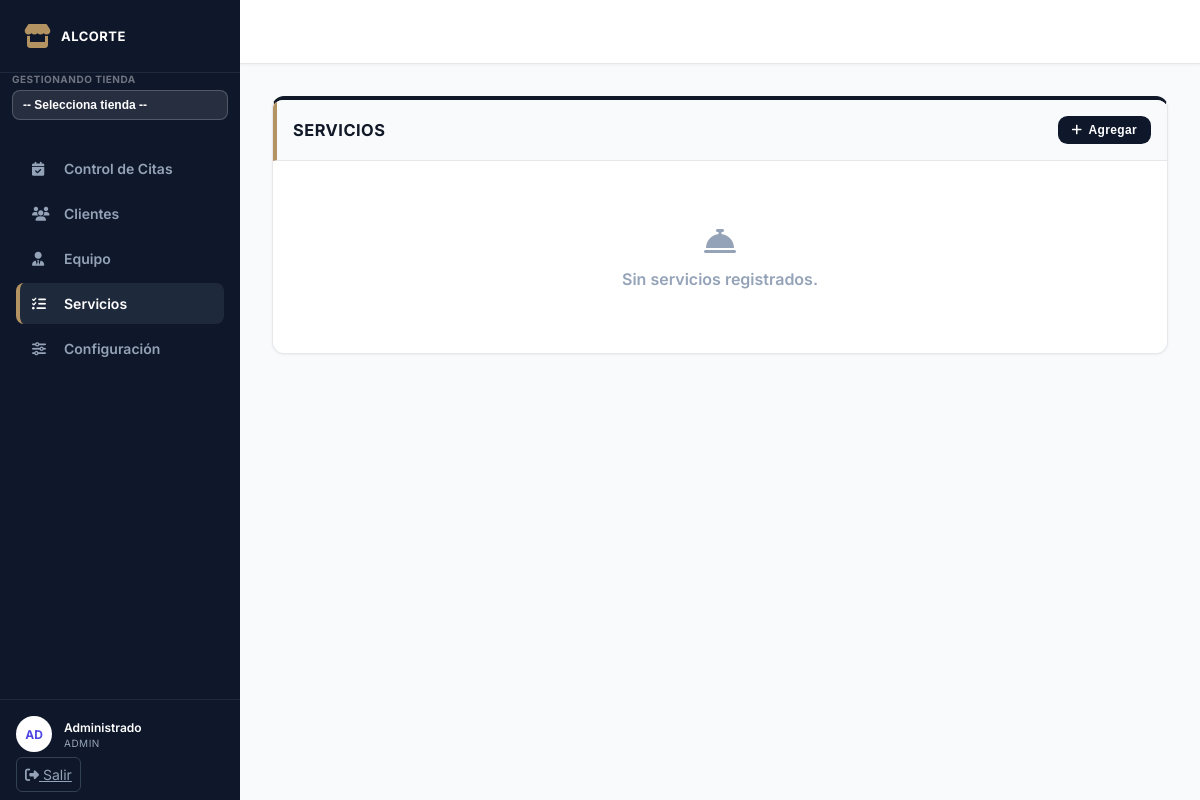
The page /frontend/admin.php?page=servicios (signed in) on the database as committed earlier.
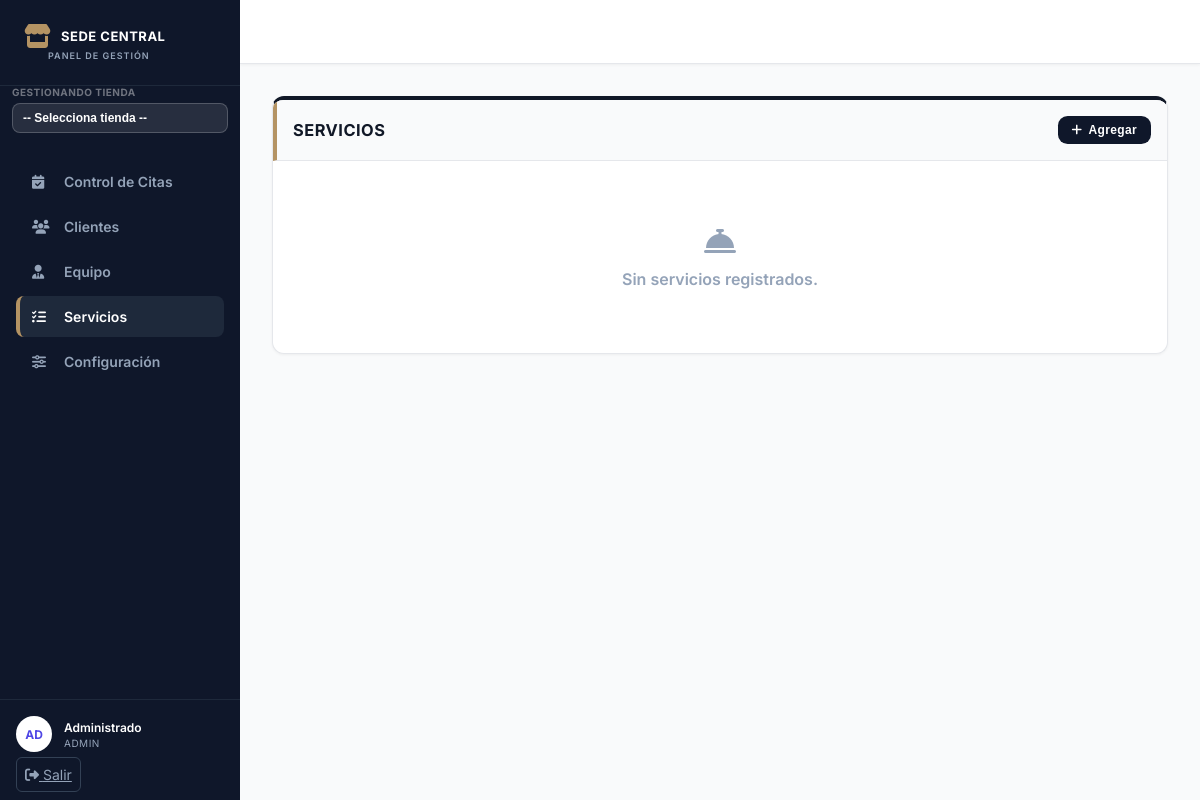
The same page on the database as committed later.
### tables this page shows
CREATE TABLE IF NOT EXISTS sucursales (
    id INT AUTO_INCREMENT PRIMARY KEY,
    nombre VARCHAR(150) NOT NULL,
    direccion TEXT,
    activo TINYINT(1) NOT NULL DEFAULT 1,
    creado_en TIMESTAMP DEFAULT CURRENT_TIMESTAMP
);

### frontend/admin.php (the view, shortened to what the rows shown need)
<?php
require_once '../backend/config/config.php';
$is_scoped = ($_SESSION['rol'] === 'gerente') ||
             ($_SESSION['rol'] === 'admin' && intval($_SESSION['sucursal_id'] ?? 0) > 0);
$scope_id  = $is_scoped ? intval($_SESSION['sucursal_id'] ?? 0) ?: null : null;
$config = [];
$conf_sucursal = $is_scoped ? $scope_id : 1;
$res_conf = $conn->prepare("SELECT * FROM configuracion WHERE sucursal_id = ?");
$res_conf->bind_param("i", $conf_sucursal);
$res_conf->execute();
$res_conf = $res_conf->get_result();
if ($res_conf) {
    while ($conf_row = $res_conf->fetch_assoc()) {
        $config[$conf_row['clave']] = $conf_row['valor'];
    }
}
$nombre_sucursal = '';
$res_tok = $conn->prepare("SELECT nombre, token FROM sucursales WHERE id = ? LIMIT 1");
$res_tok->bind_param("i", $conf_sucursal);
$res_tok->execute();
$tok_row = $res_tok->get_result()->fetch_assoc();
if ($tok_row) {
    $nombre_sucursal = $tok_row['nombre'] ?? '';
}
?>
<!DOCTYPE html>
<html lang="es">
<head>
    <link rel="stylesheet" href="https://cdnjs.cloudflare.com/ajax/libs/font-awesome/6.4.0/css/all.min.css">
</head>
<body>
    <div class="admin-container">
        <aside class="sidebar">
            <div class="sidebar-brand" style="flex-direction:column;align-items:flex-start;gap:2px">
                <div style="display:flex;align-items:center;justify-content:space-between;width:100%">
                    <div style="display:flex;align-items:center;gap:10px">
                        <?php if (!empty($config['logo_url'])): ?>
                            <img src="<?php echo htmlspecialchars($config['logo_url']); ?>" alt="Logo" style="height:32px;max-width:130px;object-fit:contain;border-radius:4px">
                        <?php else: ?>
                            <i class="fas fa-store" style="color:#b49363"></i>
                        <?php endif; ?>
                        <span><?php echo $nombre_sucursal ? htmlspecialchars($nombre_sucursal) : 'AlCorte'; ?></span>
                    </div>
                </div>
            </div>
        </aside>
    </div>
</body>
</html>

Rows that differ between the two databases and show on the page:
added sucursales: nombre "SEDE CENTRAL"
Other text that changed with them:
text no longer shown: "ALCORTE"
text now shown: "PANEL DE GESTIÓN"
